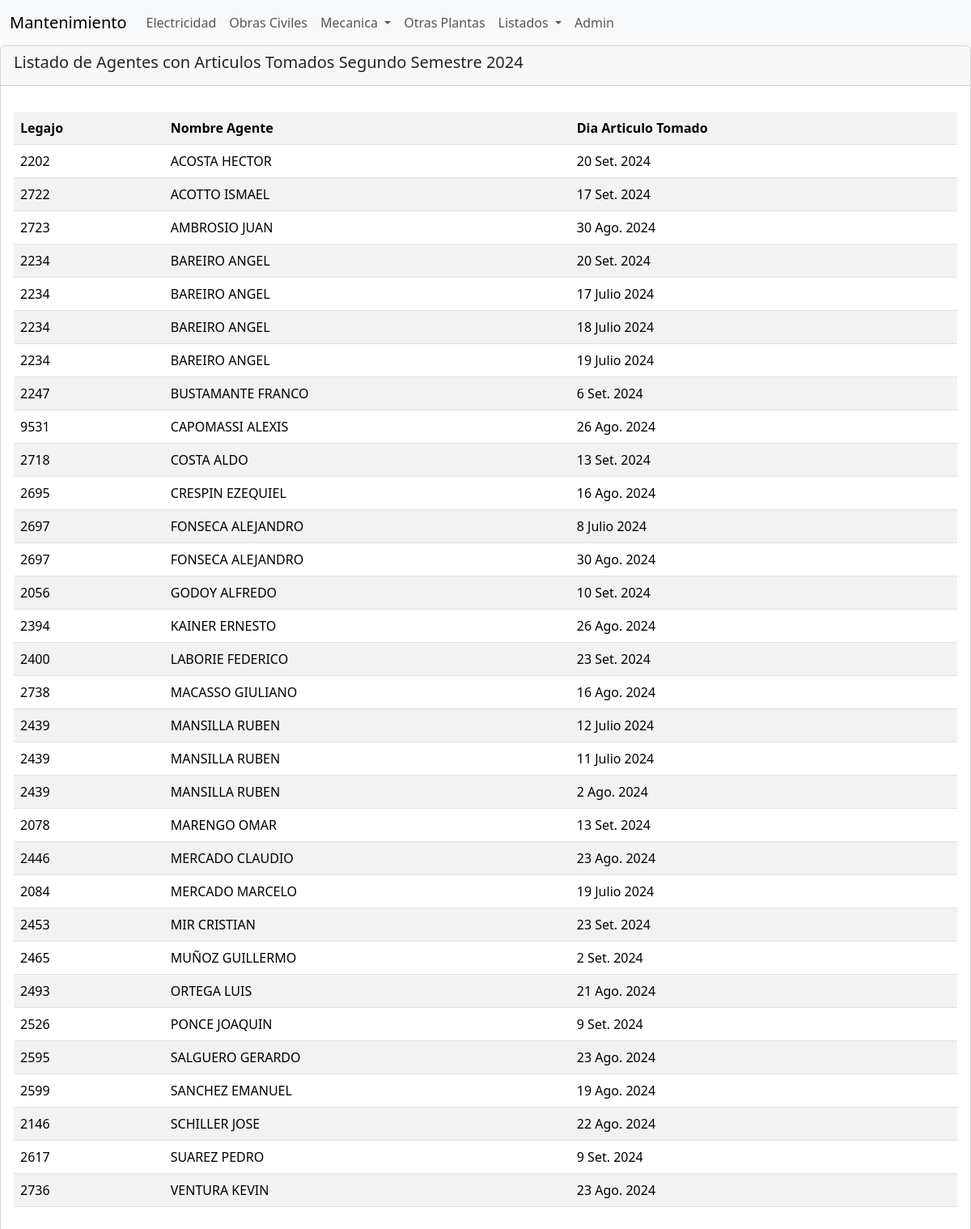
The page /articulosTotal on the database its author committed.
### Agentes/models.py (models this page shows, shortened)
class Agente(models.Model):
    legajo = models.CharField(primary_key=True, max_length=4)
    nombre = models.CharField(max_length=50)
    area = models.ForeignKey(Area,null=True,blank=True,on_delete=models.CASCADE)

### Agentes/views.py (the view)
# urls.py: path('articulosTotal', views.articuloTotal),
def articuloTotal(request):
    fecha_busqueda = datetime.date(2024, 6, 30)
    listado = (Articulo.objects.select_related('legajo')
              .values('legajo', 'legajo__nombre','diaArticulo')
              .filter(diaArticulo__gt = fecha_busqueda, permiso=3)
              .order_by('legajo__nombre'))
    print(listado)
    return render(request, "articulosTotal.html", {"listado":listado})

### Agentes/Templates/articulosTotal.html
{% extends "./base.html" %}
{% block content %}
        <h5>Listado de Agentes con Articulos Tomados Segundo Semestre 2024</h5>
{% endblock %}
{% block body %}
       <table class="table table-striped">
                <tr>
                     <th>Legajo</th>
                     <th>Nombre Agente</th>
                     <th >Dia Articulo Tomado</th>
                </tr>
                {% for c in listado %}
                        <tr>
                            <td>{{c.legajo}}</td>
                            <td>{{c.legajo__nombre}}</td>
                            <td >{{c.diaArticulo}}</td>
                        </tr>
                {% endfor %}
        </table>
{% endblock %}

### rows shown on the page
Agente: legajo "2202", legajo__nombre "ACOSTA HECTOR", diaArticulo "20 Set. 2024"
Agente: legajo "2722", legajo__nombre "ACOTTO ISMAEL", diaArticulo "17 Set. 2024"
Agente: legajo "2723", legajo__nombre "AMBROSIO JUAN", diaArticulo "30 Ago. 2024"
Agente: legajo "2234", legajo__nombre "BAREIRO ANGEL", diaArticulo "20 Set. 2024", diaArticulo "17 Julio 2024", diaArticulo "18 Julio 2024", diaArticulo "19 Julio 2024"
Agente: legajo "2247", legajo__nombre "BUSTAMANTE FRANCO", diaArticulo "6 Set. 2024"
Agente: legajo "9531", legajo__nombre "CAPOMASSI ALEXIS", diaArticulo "26 Ago. 2024"
Agente: legajo "2718", legajo__nombre "COSTA ALDO", diaArticulo "13 Set. 2024"
Agente: legajo "2695", legajo__nombre "CRESPIN EZEQUIEL", diaArticulo "16 Ago. 2024"
Agente: legajo "2697", legajo__nombre "FONSECA ALEJANDRO", diaArticulo "8 Julio 2024", diaArticulo "30 Ago. 2024"
Agente: legajo "2056", legajo__nombre "GODOY ALFREDO", diaArticulo "10 Set. 2024"
Agente: legajo "2394", legajo__nombre "KAINER ERNESTO", diaArticulo "26 Ago. 2024"
Agente: legajo "2400", legajo__nombre "LABORIE FEDERICO", diaArticulo "23 Set. 2024"
Agente: legajo "2738", legajo__nombre "MACASSO GIULIANO", diaArticulo "16 Ago. 2024"
Agente: legajo "2439", legajo__nombre "MANSILLA RUBEN", diaArticulo "12 Julio 2024", diaArticulo "11 Julio 2024", diaArticulo "2 Ago. 2024"
Agente: legajo "2078", legajo__nombre "MARENGO OMAR", diaArticulo "13 Set. 2024"
Agente: legajo "2446", legajo__nombre "MERCADO CLAUDIO", diaArticulo "23 Ago. 2024"
Agente: legajo "2084", legajo__nombre "MERCADO MARCELO", diaArticulo "19 Julio 2024"
Agente: legajo "2453", legajo__nombre "MIR CRISTIAN", diaArticulo "23 Set. 2024"
Agente: legajo "2465", legajo__nombre "MUÑOZ GUILLERMO", diaArticulo "2 Set. 2024"
Agente: legajo "2493", legajo__nombre "ORTEGA LUIS", diaArticulo "21 Ago. 2024"
Agente: legajo "2526", legajo__nombre "PONCE JOAQUIN", diaArticulo "9 Set. 2024"
Agente: legajo "2595", legajo__nombre "SALGUERO GERARDO", diaArticulo "23 Ago. 2024"
Agente: legajo "2599", legajo__nombre "SANCHEZ EMANUEL", diaArticulo "19 Ago. 2024"
Agente: legajo "2146", legajo__nombre "SCHILLER JOSE", diaArticulo "22 Ago. 2024"
Agente: legajo "2617", legajo__nombre "SUAREZ PEDRO", diaArticulo "9 Set. 2024"
Agente: legajo "2736", legajo__nombre "VENTURA KEVIN", diaArticulo "23 Ago. 2024"
